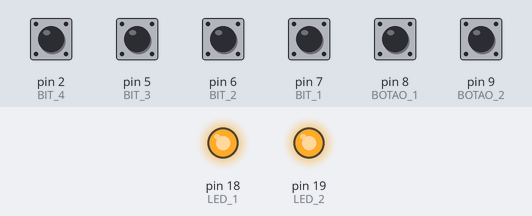
Bench run of a sketch on a simulated Arduino Uno, built with avr-gcc and run on an emulated ATmega328P. On the bench: output pins drawn as LEDs (lit = HIGH). Dashed ring = blinking. The test bench sets the inputs (shaded band); at power-on: pin 2 (BIT_4), pin 5 (BIT_3), pin 6 (BIT_2), pin 7 (BIT_1), pin 8 (BOTAO_1), pin 9 (BOTAO_2) HIGH. WiFi joins after 1.5 s; servers stay silent unless stated.

Above: at 1.2 s.
1.3 s: pin 8 (BOTAO_1) pulled LOW for 0.15 s
At 2.48 s:
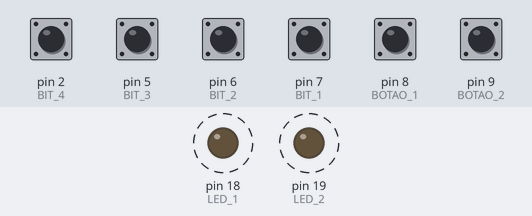
4.4 s: pin 9 (BOTAO_2) pulled LOW for 1 s
At 5.8 s:
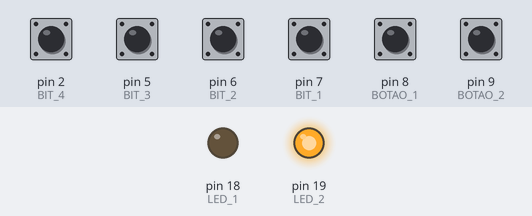
6.9 s: pin 8 (BOTAO_1) pulled LOW for 1 s
At 8.0 s:
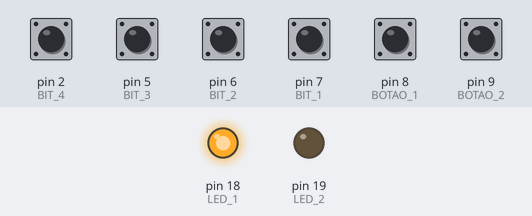
Timing chart, 0 to 11.8 s (numbered marks = the images above; inputs shaded):
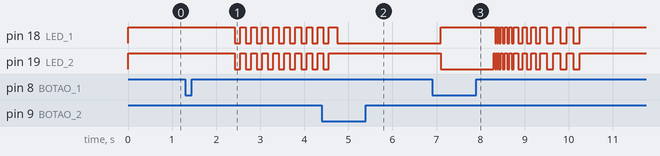

The sketch:

Web_Conection.ino
```cpp
/*
  Web client

 This sketch connects to a website (http://www.google.com)
 using an Arduino Wiznet Ethernet shield.

 Circuit:
 * Ethernet shield attached to pins 10, 11, 12, 13

 created 18 Dec 2009
 by David A. Mellis
 modified 9 Apr 2012
 by Tom Igoe, based on work by Adrian McEwen

 */

#include <SPI.h>
#include <Ethernet.h>

#define ID 42618
#define BIT_1 7
#define BIT_2 6
#define BIT_3 5
#define BIT_4 2
#define BOTAO_1 8
#define BOTAO_2 9
#define LED_1 18
#define LED_2 19

// Enter a MAC address for your controller below.
// Newer Ethernet shields have a MAC address printed on a sticker on the shield
byte mac[] = { 0xDE, 0xAD, 0xBE, 0xEF, 0xFE, 0xED };
// if you don't want to use DNS (and reduce your sketch size)
// use the numeric IP instead of the name for the server:
// http://localhost:8080/arduino/insert?v1=3&v2=2
//IPAddress server(192,168,15,3);  // numeric IP for Google (no DNS)
char server[] = "192.168.15.3";    // name address for Google (using DNS)
//Ative todos os bits para ativar debug e acompanhar exec do cód via serial
int debug = 0;
int v1 = -1,v2 = -1,cod = 0;
String resultado = "";
// Set the static IP address to use if the DHCP fails to assign
IPAddress ip(192, 168, 15, 42);

// Initialize the Ethernet client library
// with the IP address and port of the server
// that you want to connect to (port 80 is default for HTTP):
EthernetClient client;

void setup()
{
  //Portas digitais e serial
  pinMode(LED_1,OUTPUT);
  pinMode(LED_2,OUTPUT);
  pinMode(BOTAO_1,INPUT_PULLUP);
  pinMode(BOTAO_2,INPUT_PULLUP);
  pinMode(BIT_1,INPUT_PULLUP);
  pinMode(BIT_2,INPUT_PULLUP);
  pinMode(BIT_3,INPUT_PULLUP);
  pinMode(BIT_4,INPUT_PULLUP);
  if(leitura() == 15){Serial.println("//DEBUG_ON\\");Serial.println("<<DEBUG_ON>>");Serial.println("<<<<DEBUG_ON>>>>");Serial.println("<<<<<DEBUG_ON>>>>>");Serial.println("<<<<<<<DEBUG_ON>>>>>>>");debug =1;}
  if(debug){
  Serial.begin(9600);  Serial.println("-!");  while (!Serial) {/* wait for serial port to connect. Needed for native USB port only  */}
  }

  // Ethernet:
  Ethernet.begin(mac, ip);
  // give the Ethernet shield a second to initialize:
  if(debug){  Serial.print("Shield(10s): ");  for(int cont = 1; cont <= 10; cont++){  Serial.print(cont,DEC);  if(cont != 10) Serial.print(",");  else Serial.println("!");  delay(1000);  } Serial.println("-b1,insert"); Serial.println("-b2,select"); }
}
/*  Serial.println("connecting...");

  // if you get a connection, report back via serial:

  if (client.connect(server, 80)) {
    Serial.println("connected");
    // Make a HTTP request:
    client.println("GET /arquivo.php?v1=funciona&v2=porra HTTP/1.1");
    client.println("Host: 192.168.15.3");
    client.println("Connection: close");
    client.println();
  } else {
    // if you didn't get a connection to the server:
    Serial.println("connection failed");
  }
   client.stop();
*/


/*
void saida(int total){
  for(int cont = 0; cont < total; cont++){
    digitalWrite(LED_SUPERIOR,HIGH);
    digitalWrite(LED_INFERIOR,HIGH);
    delay(700);
    digitalWrite(LED_SUPERIOR,LOW);
    digitalWrite(LED_INFERIOR,LOW);
    delay(500);
   }
 }
*/


void loop() {
  // if there are incoming bytes available
  // from the server, read them and print them:
 digitalWrite(LED_1,HIGH);
 digitalWrite(LED_2,HIGH);
  if(cod)
  {
  if(debug){ Serial.print("-cod ");Serial.println(String(cod));}
  if (client.available()) {
    char c = client.read();
    if(debug){ Serial.println("client.available()");Serial.print("-c ");Serial.println(String(c));}
    resultado.concat(String(c));
    if(debug){ Serial.print("-resultado ");Serial.println(resultado);}
  }
  // if the server's disconnected, stop the client:
  if (!client.connected())
  {
    if(debug){ Serial.println("!client.connected()");}
    Serial.println();
    Serial.println("disconnecting.");
    client.stop();
    contador(resultado.toInt(),2000);
    resultado = "";
    cod = 0;
  }


    return;
 } else {
  if(digitalRead(BOTAO_1)!= HIGH)
 {
    if(debug){ Serial.println("INSERT");}
    delay(1000);
    insert();
    if(debug){Serial.println("disconnecting.");}
    client.stop();
 } else if(digitalRead(BOTAO_2)!= HIGH)
 {
    if(debug){ Serial.println("SELECT");}
    delay(1000);
    sinal(250,2);
    select();
//    if(debug){Serial.println("disconnecting.");}
//    client.stop();
 }
 }
 }
 /* if (client.available()) {
    char c = client.read();
   // Serial.print(c);
  }

  // if the server's disconnected, stop the client:
  if (!client.connected()) {
    Serial.println("--------------");
    Serial.println("disconnecting.");
    client.stop();

    // do nothing forevermore:

  }
  */

void select(){
int flag =1;
while(true){
if(flag){sinal(250,2);}
   if(digitalRead(BOTAO_1)!= HIGH)
   {
    flag = 0;
    if(debug){ Serial.println("sendToServer(\"select\",\"v1\",String(leitura()))");}
    delay(200);
    digitalWrite(LED_2,LOW);
    digitalWrite(LED_1,HIGH);
    delay(1000);
    sendToServer("select","v1",String(leitura()));
    cod = 1;
    return;
 } else if(digitalRead(BOTAO_2)!= HIGH)
 {
    flag = 0;
    if(debug){ Serial.println("sendToServer(\"select\",\"v2\",String(leitura()))");}
    delay(200);
    digitalWrite(LED_1,LOW);
    digitalWrite(LED_2,HIGH);
    delay(1000);
    sendToServer("select","v2",String(leitura()));
    cod = 1;
    return;
 }
 }
}
void insert(){
  while(v1 == -1 || v2 == -1)
    {
      if(v1 == -1 && v2 == -1){sinal(250,1);}
      if(digitalRead(BOTAO_1)!= HIGH)
      {
        v1 = leitura();
        if(debug){ Serial.print("-B1 "); Serial.println(v1,DEC); }
        delay(200);
        digitalWrite(LED_2,LOW);
        digitalWrite(LED_1,HIGH);
        delay(1000);
      }
       else if(digitalRead(BOTAO_2)!= HIGH)
      {
        v2 = leitura();
        if(debug){ Serial.print("-B2 "); Serial.println(v2,DEC);}
        delay(200);
        digitalWrite(LED_1,LOW);
        digitalWrite(LED_2,HIGH);
        delay(1000);
      }
      if(v1 != -1 && v2 != -1)
      {
        if(sendToServer("insert",String(v1),String(v2))){
          sinal(50,1);
          sinal(100,1);
          sinal(200,1);
          sinal(300,1);
          }
        else
          {
          sinal(50,2);
          sinal(100,2);
          sinal(200,2);
          sinal(300,2);
          }
      }
 }
  digitalWrite(LED_1,LOW);
  digitalWrite(LED_2,LOW);
  v1 =-1;
  v2 =-1;
 if(debug){ Serial.print("-if,v1 "); Serial.println(v1,DEC); Serial.print("-if,v2 "); Serial.println(v2,DEC);}
}
//int receiveFromServer()
//{


//}

int sendToServer(String action,String valor1,String valor2)
{
    if (client.connect(server, 80)) {
    if(debug){Serial.println("connected");}
    // Make a HTTP request:
    String URL = "GET /arquivo.php?action=";URL.concat(action);URL.concat("&v1=");URL.concat(valor1);URL.concat("&v2=");URL.concat(valor2);URL.concat("&ID=");URL.concat(String(ID));
    if(debug){Serial.println(URL);}
    client.println(URL);
    client.println("Host: 192.168.15.3");
    client.println("Connection: close");
    client.println();
    return 1;
  } else {
    // if you didn't get a connection to the server:
    if(debug){Serial.println("connection failed");}
    return 0;
  }
}

//Alternado tipo->2, Simétrico tipo->1
void sinal(int pausa,int tipo)
{
   int estado_1 = (10%tipo)==0?1:0;
   int estado_2 = (5%tipo)==0?1:0;
   pausa = ((5%tipo == 0)&&(10%tipo == 0))?(int)(pausa/2):pausa;
   digitalWrite(LED_1,estado_1);
   digitalWrite(LED_2,estado_2);
   delay(pausa);
   if((5%tipo == 0)&&(10%tipo == 0))
    {
      digitalWrite(LED_1,LOW);
      digitalWrite(LED_2,LOW);
      delay(pausa);
     }
   digitalWrite(LED_1,estado_2);
   digitalWrite(LED_2,estado_1);
   delay(pausa);
   if((5%tipo == 0)&&(10%tipo == 0))
    {
      digitalWrite(LED_1,LOW);
      digitalWrite(LED_2,LOW);
      delay(pausa);
     }
   digitalWrite(LED_1,estado_1);
   digitalWrite(LED_2,estado_2);
   delay(pausa);
   if((5%tipo == 0)&&(10%tipo == 0))
    {
      digitalWrite(LED_1,LOW);
      digitalWrite(LED_2,LOW);
      delay(pausa);
     }
   digitalWrite(LED_1,estado_2);
   digitalWrite(LED_2,estado_1);
 }
void contador(int resp,int pausa){
  if(debug){  Serial.print("-resp "); Serial.println(resp,DEC);}

  for(int cont = 0;cont < resp;cont++)
    {
      digitalWrite(LED_1,HIGH);
      digitalWrite(LED_2,HIGH);
      delay(pausa);
      digitalWrite(LED_1,LOW);
      digitalWrite(LED_2,LOW);
      delay(pausa);
    }
  }
 int leitura(){
  String temp = "";
  int bit1 = digitalRead(BIT_1) == 1?0:1;
  temp.concat(String(bit1));
  if(debug){ Serial.print("-bit1 ");  Serial.println(bit1,DEC);}
  int bit2 = digitalRead(BIT_2) == 1?0:1;
  temp.concat(String(bit2));
  if(debug){Serial.print("-bit2 ");  Serial.println(bit2,DEC);}
  int bit3 = digitalRead(BIT_3) == 1?0:1;
  temp.concat(String(bit3));
  if(debug){ Serial.print("-bit3 ");  Serial.println(bit3,DEC);}
  int bit4 = digitalRead(BIT_4) == 1?0:1;
  temp.concat(String(bit4));
  if(debug){ Serial.print("-bit4 ");Serial.println(bit4,DEC);Serial.print("-temp ");Serial.println(temp);Serial.print("-read ");Serial.println(binDec(temp.toInt()),DEC);}

  return binDec(temp.toInt());;
}

int binDec(int bin)
{
    int total  = 0;
    int potenc = 1;
    while(bin > 0) {
        total += bin % 10 * potenc;
        bin    = bin / 10;
        potenc = potenc * 2;
       }
    return total;
}
```

Measured:
- after the input at 1.3 s, pin 18 (LED_1), pin 19 (LED_2): alternates HIGH for 0.13 s and LOW for 0.13 s, starting after 1.1 s
- after the input at 4.4 s, pin 19 (LED_2): goes on until 4.6 s, then stays HIGH
- after the input at 6.9 s, pin 18 (LED_1): goes HIGH 1.2 s, 5 × (LOW 0.03 s, HIGH 0.03 s), LOW 0.05 s, 3 × (HIGH 0.10 s, LOW 0.10 s), 3 × (HIGH 0.15 s, LOW 0.15 s), then HIGH, starting after 0.20 s; pin 19 (LED_2): goes LOW 1.2 s, 6 × (HIGH 0.03 s, LOW 0.03 s), 3 × (HIGH 0.10 s, LOW 0.10 s), 3 × (HIGH 0.15 s, LOW 0.15 s), then HIGH, starting after 0.20 s
